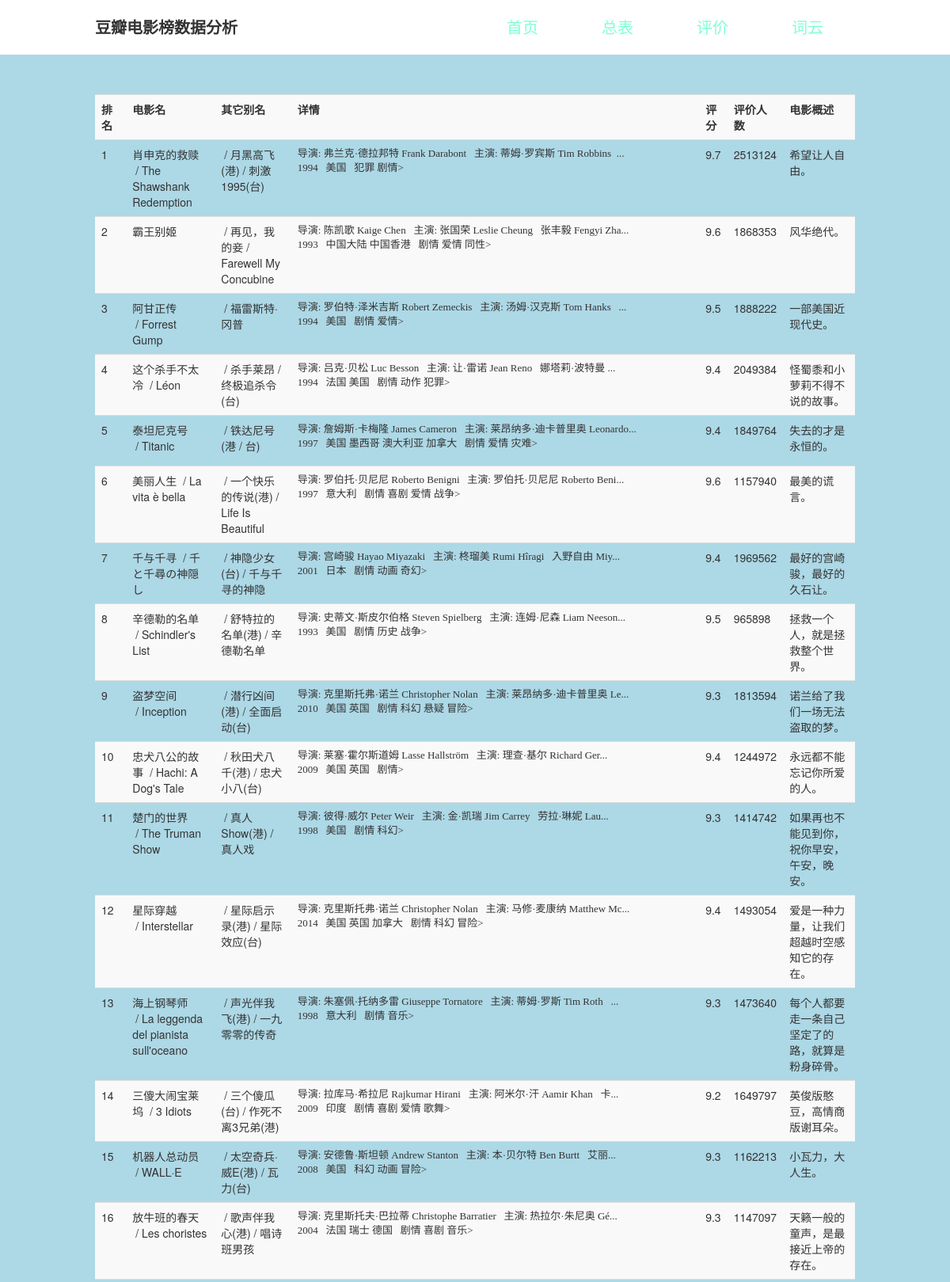
Screenshot of /table (upper part) with the database file from the repository.
### tables this page shows
CREATE TABLE movie250
(
    id           integer
        primary key autoincrement,
    link         text,
    imgsrc       text,
    name         text,
    name_other   text,
    create_info  text,
    rate         real,
    judge        integer,
    introduction text
);

### app.py (the view)
@app.route('/table')
def table():
    conn = sqlite3.connect('movie.db')
    cursor = conn.cursor()
    data = cursor.execute('select * from movie250')
    datalist = [item for item in data]
    print(datalist)
    cursor.close()
    conn.close()
    return render_template('table.html', datalist=datalist)

### templates/table.html (shortened to what this page needs)
<!DOCTYPE html>
<html lang="en">
<head>
    <link  rel="stylesheet" href="/static/css/bootstrap.min.css"/>
</head>
<body>
    <header>
        <div class="title">豆瓣电影榜数据分析</div>
        <div class="tabbar">
            <div><a href="/home">首页</a></div>
            <div><a href="/table">总表</a></div>
            <div><a href="/rate">评价</a></div>
            <div><a href="/word">词云</a></div>
        </div>
    </header>
    <section>
       <table class="table table-striped">
           <tr>
               <th>排名</th>
               <th>电影名</th>
               <th>其它别名</th>
               <th>详情</th>
               <th>评分</th>
               <th>评价人数</th>
               <th>电影概述</th>
           </tr>
           {% for data in datalist %}
           <tr>
               <td>{{ data[0] }}</td>
               <td>{{ data[3] }}</td>
               <td>{{ data[4] }}</td>
               <td><pre>{{ data[5] }}></pre></td>
               <td>{{ data[6] }}</td>
               <td>{{ data[7] }}</td>
               <td>{{ data[8] }}</td>
           </tr>
           {%   endfor %}
       </table>
    </section>
</body>
</html>

### templates/table.html (style rules this page uses)
a { text-decoration: none; color: black; }
header { display: flex; padding: 0 10%; justify-content: space-between; }
header>div { text-align: center; }
header .title { padding: 20px 0; font-size: 20px; font-weight: bold; }
header .tabbar { display: flex; }
header>div>div { padding: 20px 40px; font-size: 20px; }
header>div>div>a { color: aquamarine; }
section { background-color: lightblue; padding: 50px 10%; height: 82vh; overflow-y: scroll; }
pre { background: none; border: none; font-size: 13px; font-family: none; padding: 0; }

### rows the page displays
movie250: id "1", name "肖申克的救赎 / The Shawshank Redemption", name_other "/ 月黑高飞(港) / 刺激1995(台)", create_info "导演: 弗兰克·德拉邦特 Frank Darabont 主演: 蒂姆·罗宾斯 Tim Robbins ... 1994 美国 犯罪 剧情", rate "9.7", judge "2513124", introduction "希望让人自由。"
movie250: id "2", name "霸王别姬", name_other "/ 再见，我的妾 / Farewell My Concubine", create_info "导演: 陈凯歌 Kaige Chen 主演: 张国荣 Leslie Cheung 张丰毅 Fengyi Zha... 1993 中国大陆 中国香港 剧情 爱情 同性", rate "9.6", judge "1868353", introduction "风华绝代。"
movie250: id "3", name "阿甘正传 / Forrest Gump", name_other "/ 福雷斯特·冈普", create_info "导演: 罗伯特·泽米吉斯 Robert Zemeckis 主演: 汤姆·汉克斯 Tom Hanks ... 1994 美国 剧情 爱情", rate "9.5", judge "1888222", introduction "一部美国近现代史。"
movie250: id "4", name "这个杀手不太冷 / Léon", name_other "/ 杀手莱昂 / 终极追杀令(台)", create_info "导演: 吕克·贝松 Luc Besson 主演: 让·雷诺 Jean Reno 娜塔莉·波特曼 ... 1994 法国 美国 剧情 动作 犯罪", rate "9.4", judge "2049384", introduction "怪蜀黍和小萝莉不得不说的故事。"
movie250: id "5", name "泰坦尼克号 / Titanic", name_other "/ 铁达尼号(港 / 台)", create_info "导演: 詹姆斯·卡梅隆 James Cameron 主演: 莱昂纳多·迪卡普里奥 Leonardo... 1997 美国 墨西哥 澳大利亚 加拿大 剧情 爱情 灾难", rate "9.4", judge "1849764", introduction "失去的才是永恒的。"
movie250: id "6", name "美丽人生 / La vita è bella", name_other "/ 一个快乐的传说(港) / Life Is Beautiful", create_info "导演: 罗伯托·贝尼尼 Roberto Benigni 主演: 罗伯托·贝尼尼 Roberto Beni... 1997 意大利 剧情 喜剧 爱情 战争", rate "9.6", judge "1157940", introduction "最美的谎言。"
movie250: id "7", name "千与千寻 / 千と千尋の神隠し", name_other "/ 神隐少女(台) / 千与千寻的神隐", create_info "导演: 宫崎骏 Hayao Miyazaki 主演: 柊瑠美 Rumi Hîragi 入野自由 Miy... 2001 日本 剧情 动画 奇幻", rate "9.4", judge "1969562", introduction "最好的宫崎骏，最好的久石让。"
movie250: id "8", name "辛德勒的名单 / Schindler's List", name_other "/ 舒特拉的名单(港) / 辛德勒名单", create_info "导演: 史蒂文·斯皮尔伯格 Steven Spielberg 主演: 连姆·尼森 Liam Neeson... 1993 美国 剧情 历史 战争", rate "9.5", judge "965898", introduction "拯救一个人，就是拯救整个世界。"
movie250: id "9", name "盗梦空间 / Inception", name_other "/ 潜行凶间(港) / 全面启动(台)", create_info "导演: 克里斯托弗·诺兰 Christopher Nolan 主演: 莱昂纳多·迪卡普里奥 Le... 2010 美国 英国 剧情 科幻 悬疑 冒险", rate "9.3", judge "1813594", introduction "诺兰给了我们一场无法盗取的梦。"
movie250: id "10", name "忠犬八公的故事 / Hachi: A Dog's Tale", name_other "/ 秋田犬八千(港) / 忠犬小八(台)", create_info "导演: 莱塞·霍尔斯道姆 Lasse Hallström 主演: 理查·基尔 Richard Ger... 2009 美国 英国 剧情", rate "9.4", judge "1244972", introduction "永远都不能忘记你所爱的人。"
movie250: id "11", name "楚门的世界 / The Truman Show", name_other "/ 真人Show(港) / 真人戏", create_info "导演: 彼得·威尔 Peter Weir 主演: 金·凯瑞 Jim Carrey 劳拉·琳妮 Lau... 1998 美国 剧情 科幻", rate "9.3", judge "1414742", introduction "如果再也不能见到你，祝你早安，午安，晚安。"
movie250: id "12", name "星际穿越 / Interstellar", name_other "/ 星际启示录(港) / 星际效应(台)", create_info "导演: 克里斯托弗·诺兰 Christopher Nolan 主演: 马修·麦康纳 Matthew Mc... 2014 美国 英国 加拿大 剧情 科幻 冒险", rate "9.4", judge "1493054", introduction "爱是一种力量，让我们超越时空感知它的存在。"
movie250: id "13", name "海上钢琴师 / La leggenda del pianista sull'oceano", name_other "/ 声光伴我飞(港) / 一九零零的传奇", create_info "导演: 朱塞佩·托纳多雷 Giuseppe Tornatore 主演: 蒂姆·罗斯 Tim Roth ... 1998 意大利 剧情 音乐", rate "9.3", judge "1473640", introduction "每个人都要走一条自己坚定了的路，就算是粉身碎骨。"
movie250: id "14", name "三傻大闹宝莱坞 / 3 Idiots", name_other "/ 三个傻瓜(台) / 作死不离3兄弟(港)", create_info "导演: 拉库马·希拉尼 Rajkumar Hirani 主演: 阿米尔·汗 Aamir Khan 卡... 2009 印度 剧情 喜剧 爱情 歌舞", rate "9.2", judge "1649797", introduction "英俊版憨豆，高情商版谢耳朵。"
movie250: id "15", name "机器人总动员 / WALL·E", name_other "/ 太空奇兵·威E(港) / 瓦力(台)", create_info "导演: 安德鲁·斯坦顿 Andrew Stanton 主演: 本·贝尔特 Ben Burtt 艾丽... 2008 美国 科幻 动画 冒险", rate "9.3", judge "1162213", introduction "小瓦力，大人生。"
movie250: id "16", name "放牛班的春天 / Les choristes", name_other "/ 歌声伴我心(港) / 唱诗班男孩", create_info "导演: 克里斯托夫·巴拉蒂 Christophe Barratier 主演: 热拉尔·朱尼奥 Gé... 2004 法国 瑞士 德国 剧情 喜剧 音乐", rate "9.3", judge "1147097", introduction "天籁一般的童声，是最接近上帝的存在。"
